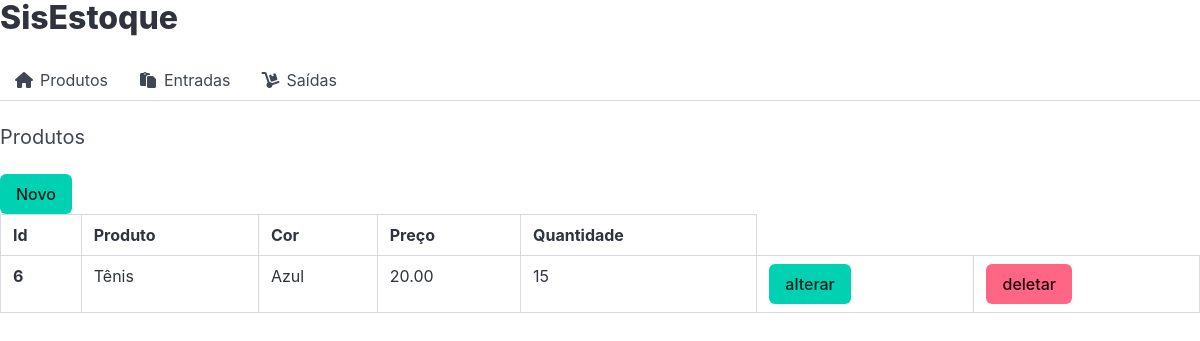
The page /produto/list_produto/ on the database as committed earlier.
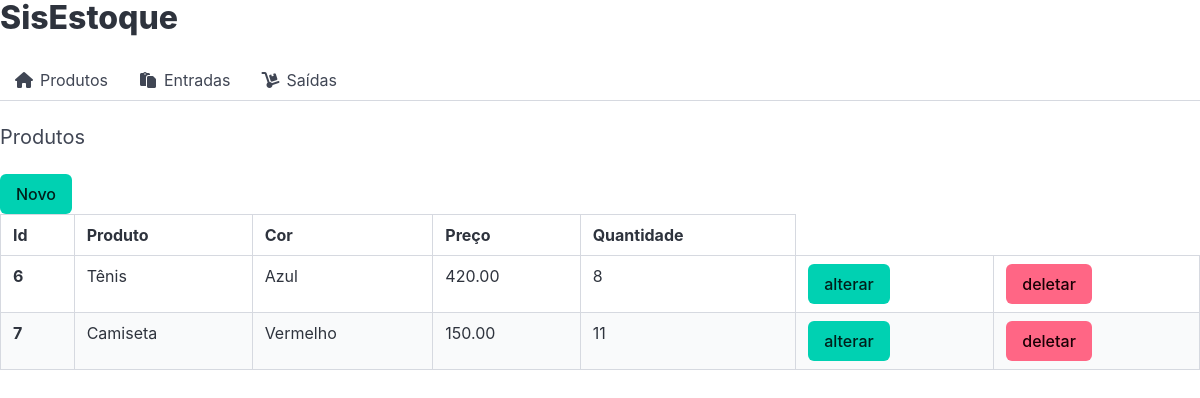
The same page on the database as committed later.
### produto/models.py (models this page shows, shortened)
class Produtos(models.Model):
    produto = models.CharField('Produto', max_length=200)
    cor = models.ForeignKey(Cores, on_delete=models.PROTECT, verbose_name='Cor')
    descricao = models.TextField('Descriçao', blank=True)
    quantidade = models.IntegerField('Quantidade', default=0)
    preco = models.DecimalField('Preço', decimal_places=2, max_digits=8, default=0)
    criado = models.DateTimeField('Criado em', auto_now_add=True)
    modificado = models.DateField('Modificado em', auto_now=True)
    class Meta:
        verbose_name = 'Produto'
        verbose_name_plural = 'Produtos'
        ordering = ['-produto']

class Cores(models.Model):
    cor = models.CharField('Cor', max_length=200)
    def __str__(self):
        return self.cor

### produto/views.py (the view)
# urls.py: path('list_produto/', list_produto, name='list_produto'),
def list_produto(request):
    produtos = Produtos.objects.all()
    template_name = 'list_produtos.html'
    context = { 'produtos': produtos, }
    return render(request, template_name, context)

### produto/templates/list_produtos.html
{% extends 'base.html' %}
{% block product %}
    <h2 class="subtitle">Produtos</h2>
    <a class="button is-primary" href="{% url 'produto:new_produto' %}">Novo</a>
    <table class="table is-striped is-hoverable is-fullwidth is-bordered ">
        <thead>
            <tr>
                <th>Id</th>
                <th>Produto</th>
                <th>Cor</th>
                <th>Preço</th>
                <th>Quantidade</th>
            </tr>
        </thead>
        <tbody> {% for produto in produtos %}<tr>
                <th>{{ produto.id }}</th>
                <td>{{ produto.produto }}</td>
                <td>{{ produto.cor }}</td>
                <td>{{ produto.preco }}</td>
                <td>{{ produto.quantidade }}</td>
                <td><a class = "button is-primary" href="{% url 'produto:update_produto' produto.id%}">alterar</a></td>
                <td><a class = "button is-danger " href="{% url 'produto:delete_produto' produto.id%}">deletar</a></td>
            </tr> {% endfor %} </tbody>
    </table>
{% endblock %}

Rows that differ between the two databases and show on the page:
changed Produtos "Tênis": preco "20.00" → "420.00"; quantidade "15" → "8"
added Produtos: id "7", produto "Camiseta", cor "Vermelho", preco "150.00", quantidade "11"
